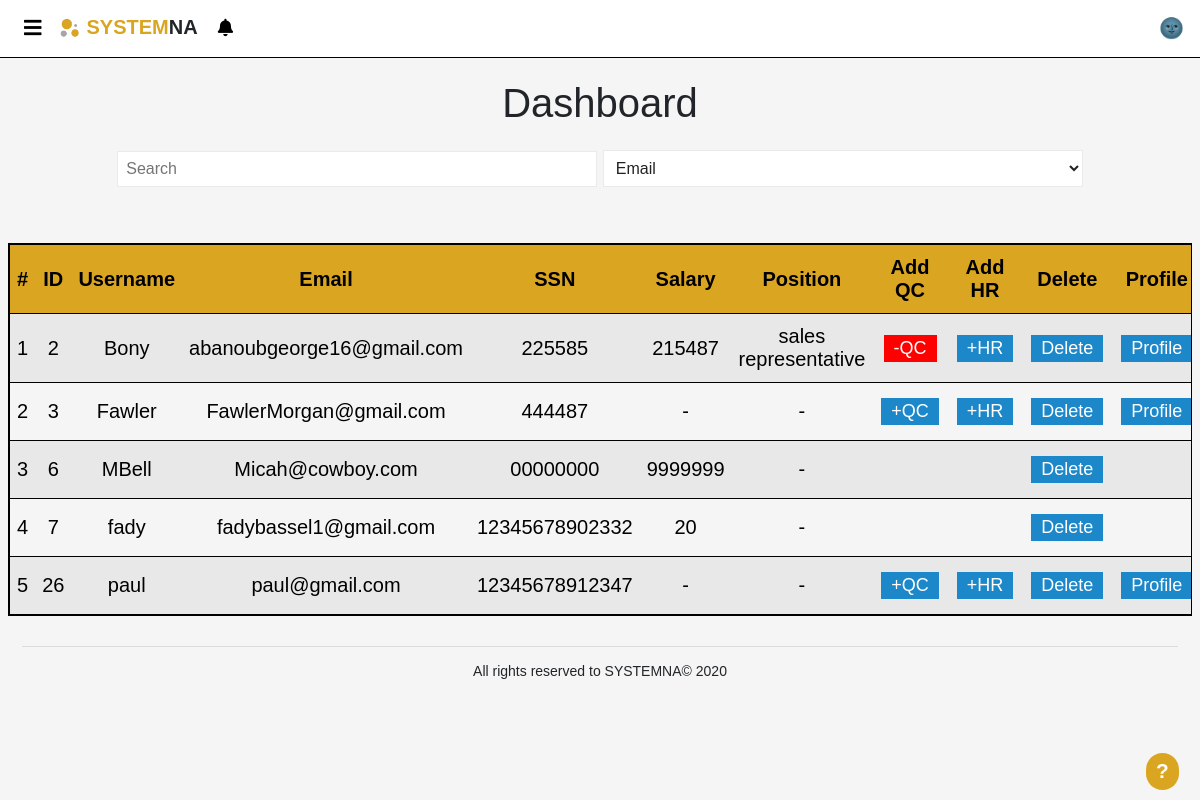
Page /pages/index.php (signed in) on the committed database.
### tables this page shows
CREATE TABLE `add_info` (
  `emp_id` int(11) NOT NULL,
  `bdate` date DEFAULT NULL,
  `salary` int(11) DEFAULT NULL,
  `position` varchar(255) NOT NULL,
  `location` varchar(255) DEFAULT NULL,
  `profile_picture` tinyint(1) NOT NULL DEFAULT 0,
  `passport_picture` tinyint(1) DEFAULT 0,
  `n_id_picture` tinyint(1) DEFAULT 0
);

CREATE TABLE `employee` (
  `id` int(11) NOT NULL,
  `fullname` varchar(255) DEFAULT NULL,
  `username` varchar(255) NOT NULL,
  `password` varchar(255) NOT NULL,
  `email` varchar(255) NOT NULL,
  `phone` varchar(255) NOT NULL,
  `ssn` varchar(255) NOT NULL,
  `start_date` date NOT NULL,
  `accepted` tinyint(1) DEFAULT NULL,
  `active` tinyint(1) DEFAULT NULL,
  `privilege` varchar(255) DEFAULT NULL
);

### DB/Database.php (called while the page is built, shortened)
<?php
class Database
{
    private $host = 'localhost';
    private $user = 'root';
    private $pass = '';
    private $dbName = 'hr_system';
    private $dbh;
    private $stmt;
    public function __construct()
    {
        $dsn = "mysql:host=".$this->host.";dbname=".$this->dbName;
        $options = array(
            PDO::ATTR_PERSISTENT => true,
            PDO::ATTR_ERRMODE => PDO::ERRMODE_EXCEPTION
        );
        try
        {
            $this->dbh = new PDO($dsn,$this->user,$this->pass,$options);
        }catch(PDOException $e)
        {
            echo "<br><div style='text-align: center;'>ERROR! Please try again later</div>";
            $_SESSION['error'] = 'error in DB';
            error_log("error in DB page");
            exit;
        }
    }
    public function query($sql)
    {
        $this->stmt = $this->dbh->prepare($sql);
    }
    public function execute()
    {
        return $this->stmt->execute();
    }
    public function getdata()
    {
        $this->execute();
        return $this->stmt->fetchAll(PDO::FETCH_OBJ);
    }
    public function numRows()
    {
        return $this->stmt->rowCount();
    }
}
?>

### pages/index.php (the view, shortened to what this page needs)
<?php
include "../template/header.php";
?>
<br>
<div style="text-align: center;">
    <h1 style="font-family: sans-serif;">Dashboard</h1>
    <input type='text' id='tblsearch' class = 'tblsearch' placeholder='Search'>
    <select id='choice' class='tblselect'>
        <option value="email">Email</option>
    </select>
</div>
<table id='Display' >
    <tr id='must'>
        <th>#</th>
        <th>ID</th>
        <th>Username</th>
        <th>Email</th>
        <th>SSN</th>
        <th>Salary</th>
        <th>Position</th>
        <th>Add QC</th>
        <th>Add HR</th>
        <th>Delete</th>
        <th>Profile</th>
    </tr>
    <?php
    function check($c){
        if($c==null)
            $c='-';
        else if($c=='')
            $c='-';
        return $c;
    }
    $sql="
        SELECT *
        FROM employee left join add_info
        on emp_id=id where employee.active = 1 AND privilege <> 'admin' AND active = 1 AND accepted <> 2
        ";
    try
    {
        $DB->query($sql);
        $DB->execute();
        $y=0;
        if($DB->numRows()>0)
        {
            $x=$DB->getdata();
            for($i=0;$i<$DB->numRows();$i++)
            {
                $y++;
                $id=$x[$i]->id;
                $ssn=check($x[$i]->ssn);
                $salary=check($x[$i]->salary);
                $position=check($x[$i]->position);
                $username = check($x[$i]->username);
                $email = check($x[$i]->email);
                echo  "<tr>";
                echo "<td>{$y}</td>";
                echo "
                <td>{$id}</td>
                <td>{$username}</td>
                <td>{$email}</td>
                <td>{$ssn}</td>
                <td><div class='sal'>{$salary}</div></td>
                <td><div class='position'>{$position}</div></td>";
                if($x[$i]->accepted == 1)
                {
                    if($x[$i]->privilege == 'user'){
    ?>
    <td><input type='submit' class='modify' value ='+QC'></td>
    <td><input type='submit' class='modify' value ='+HR'></td>
    <td><a href="../operations/DeleteTable.php" id="id=<?php echo $x[$i]->id; ?>" class='deleteConfirmation EditBtn'>Delete</a></td>
    <?php
                    }
                    else if ($x[$i]->privilege == 'qc')
                    {
                        ?>
                        <td><input type='submit' class='modify' style ='background-color:#ff0000' value ='-QC'></td>
                        <td><input type='submit' class='modify' value ='+HR'></td>
                        <td><a href="../operations/DeleteTable.php" id="id=<?php echo $x[$i]->id; ?>" class='deleteConfirmation EditBtn'>Delete</a></td>
                        <?php
                    }
                    echo "<td><a href='../pages/profile.php?id={$x[$i]->id}' class='EditBtn'>Profile</a></td>";
                }
                else if($x[$i]->accepted == 0)
                {
                    echo "<td></td>";
                    echo "<td></td>";
                    ?>
                    <td><a href="../operations/DeleteTable.php" id="id=<?php echo $x[$i]->id; ?>" class='deleteConfirmation EditBtn'>Delete</a></td>
                    <?php
                    echo "<td></td>";
                }
                echo "</tr>";
            }
        }
        else if($DB->numRows() ==0)
        {
          echo "<tr><td colspan=12 >No Data to show</td></tr>";
        }
    }
    catch(Exception $e)
    {
        $_SESSION['error'] = 'error in sql';
        echo "<br><div class='alert alert-danger' style='text-align: center;'>ERROR! Please try again later</div>";
        error_log("error while getting main table data");
    }
    ?>
</table>
<?php
include "../template/footer.php"; ?>

### css/style.css (style rules this page uses)
* { margin: 0px; font-family: sans-serif; }
td, th { text-align: center; padding: 11px 7px; }
#Display tr, #tblRequests tr { color: black; border: 1px solid black; }
#Display tr:nth-child(1), #tblRequests tr:nth-child(1) { background: #DAA520; color: black; }
#Display tr:nth-child(even), #tblRequests tr:nth-child(even) { background: #e8e8e8; color: black; }
.EditBtn, .EditBtn1, .modify { background-color: #1c87c9; border: none; color: white; padding: 3px 10px; text-align: center; text-decoration: none; display: inline-block; font-size: 0.9em; margin: 4px 2px; cursor: pointer; }
#Display, #tblRequests { margin-top: 7vh; border-collapse: collapse; border: 1px solid black; width: 100%; text-align: center; position: relative; display: table; }
.tblsearch, .tblselect { width: 40vw; background: #fff; color: #222; border: 1px solid #eaeaea; padding: 8px 8px; font-size: 12pt; margin-top: 2vh; display: inline; }

### css/popup.css (style rules this page uses)
.popup-notification .popup-close:hover , { color:gold; }

### pages/index.php (style rules this page uses)
@media only screen and (max-width: 1200px) { #Display, #tblRequests { display: block; overflow: auto; } }

### template/help.php (style rules this page uses)
* { line-height: normal !important; }

### rows in the picture
add_info: emp_id "2", emp_id.username "Bony", emp_id.email "abanoubgeorge16@gmail.com", emp_id.ssn "225585", salary "215487", position "sales representative"
employee: id "3", username "Fawler", email "FawlerMorgan@gmail.com", ssn "444487", salary "-", position "-"
add_info: emp_id "6", emp_id.username "MBell", emp_id.email "Micah@cowboy.com", emp_id.ssn "00000000", salary "9999999", position "-"
add_info: emp_id "7", emp_id.username "fady", emp_id.email "fadybassel1@gmail.com", emp_id.ssn "12345678902332", salary "20", position "-"
add_info: emp_id "26", emp_id.username "paul", emp_id.email "paul@gmail.com", emp_id.ssn "12345678912347", salary "-", position "-"
